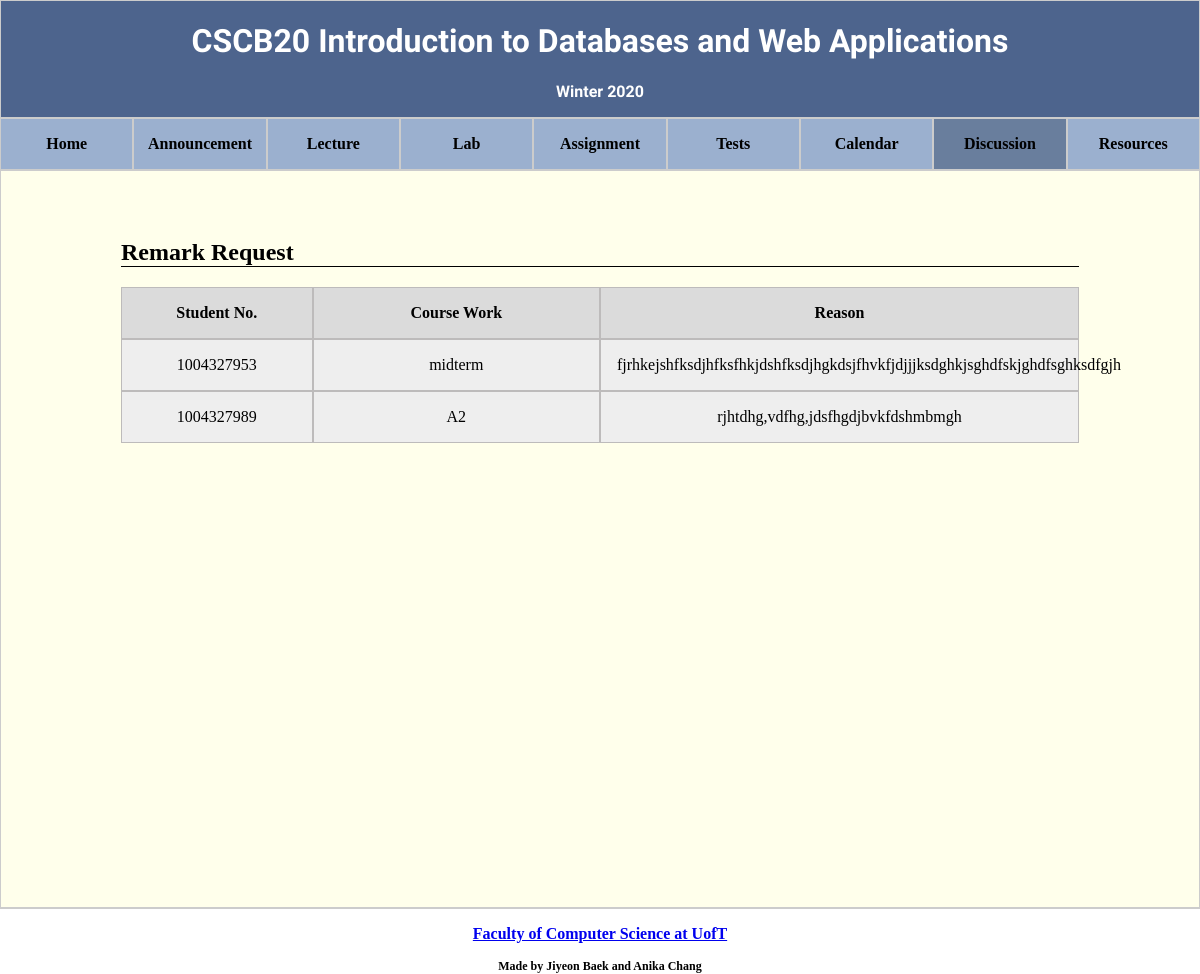
The app's page /instructorRemark (signed in) with its own data.
### tables this page shows
CREATE TABLE "remark" (
	"student_no"	TEXT,
	"cw"	TEXT,
	"reason"	TEXT
);

### app.py (the view)
@app.route("/instructorRemark", methods=["GET"])
def instructorRemark():
    if logged_in() and is_user_instructor():
        db = get_db()
        remark_requests = get_all_remark_request(db)
        db.close()
        return render_template("instructorRemark.html", remark_requests=remark_requests)
    return redirect(url_for("login"))

### app.py (called while the page is built)
def get_db():
    db = getattr(g, "_database", None)
    if db is None:
        db = g._database = sqlite3.connect(DATABASE_PATH)
    db.row_factory = make_dicts
    return db

def make_dicts(cursor, row):
    return dict((cursor.description[idx][0], value)
                for idx, value in enumerate(row))

def query_db(db, query, args=(), one=False):
    cur = db.execute(query, args)
    rv = cur.fetchall()
    cur.close()
    return (rv[0] if rv else None) if one else rv

@app.teardown_appcontext
def close_connection(exception):
    db = getattr(g, "_database", None)
    if db is not None:
        db.close()

def logged_in():
    return "username" in session

def is_user_student():
    return True if session["user_type"] == STUDENT_USER else False

def is_user_instructor():
    return not is_user_student()

def get_all_remark_request(db):
    sql = "select * from remark"
    result = query_db(db, sql)
    return result

### templates/instructorRemark.html (shortened to what this page needs)
<!DOCTYPE html>
<html lang="en">
<head>
    <link rel="stylesheet" type="text/css" href="{{ url_for('static', filename='css/main.css') }}">
    <link rel="stylesheet" type="text/css" href="{{ url_for('static', filename='css/header.css') }}">
    <link rel="stylesheet" type="text/css" href="{{ url_for('static', filename='css/navbar.css') }}">
    <link rel="stylesheet" type="text/css" href="{{ url_for('static', filename='css/content-container.css') }}">
    <link rel="stylesheet" type="text/css" href="{{ url_for('static', filename='css/instructorRemark.css') }}">
    <link rel="stylesheet" type="text/css" href="{{ url_for('static', filename='css/footer.css') }}">
</head>
<body>
    <div class="Title">
        <h1>CSCB20 Introduction to Databases and Web Applications</h1>
        <h3>Winter 2020</h3>
    </div>
    <div class="nav-bar-container">
        <div class="Home">
          <a href="{{ url_for('index') }}">
                <h3>Home</h3>
            </a>
        </div>
        <div class="Announcement">
            <a href="{{ url_for('announcement') }}">
                <h3>Announcement</h3>
            </a>
        </div>
        <div class="Lecture">
            <a href="{{ url_for('lecture') }}">
                <h3>Lecture</h3>
            </a>
        </div>
        <div class="Lab">
            <a href="{{ url_for('lab') }}">
                <h3>Lab</h3>
            </a>
        </div>
        <div class="Assignment">
            <a href="{{ url_for('assignment') }}">
                <h3>Assignment</h3>
            </a>
        </div>
        <div class="Tests">
            <a href="{{ url_for('tests') }}">
                <h3>Tests</h3>
            </a>
        </div>
        <div class="Calendar">
            <a href="{{ url_for('calendar') }}">
                <h3>Calendar</h3>
            </a>
        </div>
        <div class="Discussion current-page">
            <a href="{{ url_for('discussion') }}">
                <h3>Discussion</h3>
            </a>
        </div>
        <div class="Resources">
            <a href="{{ url_for('resources') }}">
                <h3>Resources</h3>
            </a>
        </div>
    </div>
    <div class="content-container">
        <div class="remark-request-title">
            <h2>Remark Request</h2>
        </div>
        <div class="request-table">
            <div class="request-table-first-row"><b>Student No.</b></div>
            <div class="request-table-first-row"><b>Course Work</b></div>
            <div class="request-table-first-row"><b>Reason</b></div>
            {% for request in remark_requests %}
            <div>{{ request.student_no }}</div>
            <div>{{ request.cw }}</div>
            <div>{{ request.reason }}</div>
            {% endfor %}
        </div>
    </div>
    <div class="footer">
        <a href="https://www.utsc.utoronto.ca/cms/faculty-of-computer-science" target="_blank">
            <h3>Faculty of Computer Science at UofT</h3>
        </a>
        <h4>Made by Jiyeon Baek and Anika Chang</h4>
    </div>
</body>
</html>

### static/css/main.css (style rules this page uses)
html, body { width: 100%; height: 100%; margin: 0; padding: 0; font-size: 16px; }
h1 { font-size: 2em; }
h2 { font-size: 1.5em; }
h3 { font-size: 1em; }
h4 { font-size: .75em; }

### static/css/header.css (style rules this page uses)
div.Title { border: 1px #ccc solid; text-align: center; }
div.Title { background-color: #4D648D; color:white; }
div.Title { font-family: 'Armata'; }

### static/css/navbar.css (style rules this page uses)
div.nav-bar-container { display: flex; flex-wrap: wrap; position: sticky; top: 0; }
div.nav-bar-container>div { border: 1px #ccc solid; text-align: center; color: white; }
div.Home { flex: 1; }
div.Announcement { flex: 1; }
div.Lecture { flex: 1; }
div.Lab { flex: 1; }
div.Assignment { flex: 1; }
div.Tests { flex: 1; }
div.Calendar { flex: 1; }
div.Discussion { flex: 1; }
div.nav-bar-container { background-color: rgb(155, 176, 207); }
div.Resources { flex: 1; }
div.nav-bar-container a { text-decoration: none; color: rgb(0, 0, 0); display: flex; justify-content: center; }
div.current-page { background-color: rgb(105, 126, 157); }

### static/css/content-container.css (style rules this page uses)
div.content-container { padding-left: 10vw; padding-right: 10vw; padding-top: 4vw; padding-bottom: 4vw; border: 1px #ccc solid; }
div.content-container { background-color: rgb(255, 255, 235); min-height:80%; }

### static/css/instructorRemark.css (style rules this page uses)
div.remark-request-title>h2 { border-bottom: solid 1px; }
div.request-table { display: grid; grid-template-columns: 20% 30% 50%; grid-auto-rows: minmax(50px, auto); width: 100%; }
div.request-table>div { background: #eee; padding: 1em; border: 1px rgb(189, 187, 187) solid; text-align: center; }
div.request-table>div.request-table-first-row { background-color: rgb(219, 219, 219); }

### static/css/footer.css (style rules this page uses)
div.footer { border-top: 1px #ccc solid; text-align: center; }

### records on screen
remark: student_no "1004327953", cw "midterm", reason "fjrhkejshfksdjhfksfhkjdshfksdjhgkdsjfhvkfjdjjjksdghkjsghdfskjghdfsghksdfgjh"
remark: student_no "1004327989", cw "A2", reason "rjhtdhg,vdfhg,jdsfhgdjbvkfdshmbmgh"
